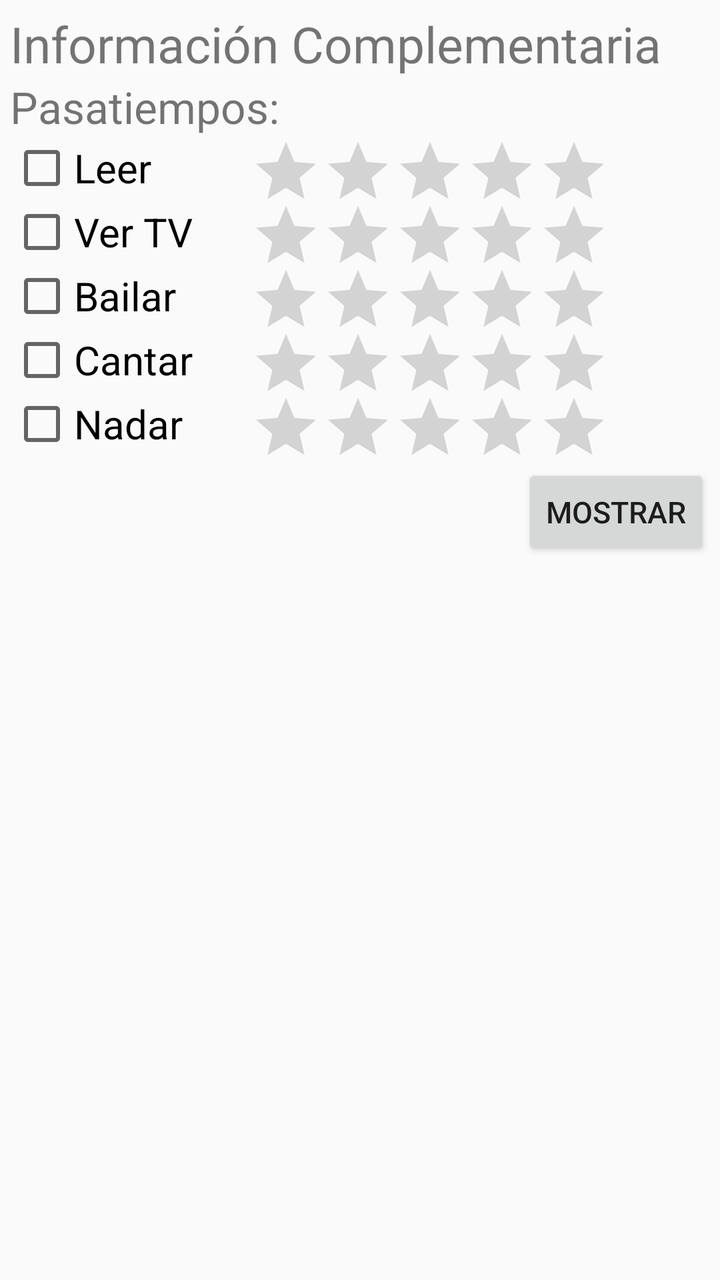
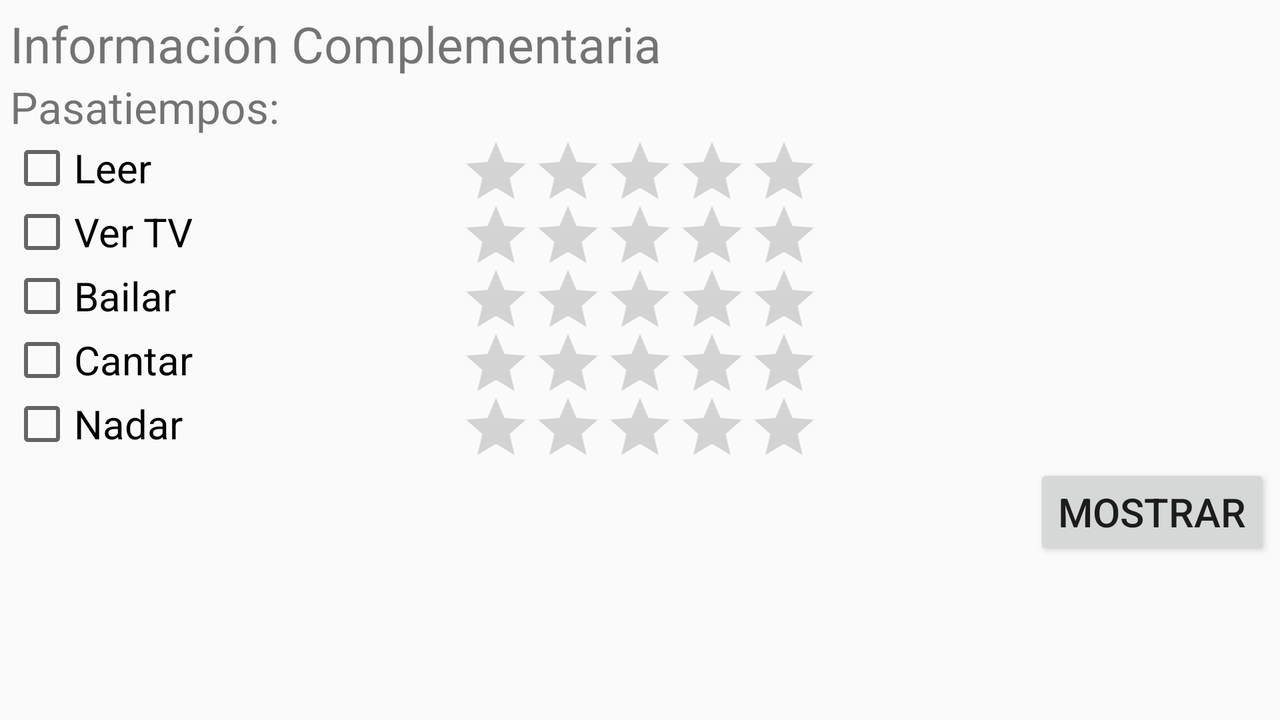

One screen, two layout resources from the same app: the default and the repository's alternative for another configuration. Each is rendered where Android would select it; the XML of both is given below.
<!-- AndroidManifest.xml: application theme AppTheme -->
<!-- res/layout/activity_other_info.xml -->
<?xml version="1.0" encoding="utf-8"?>
<RelativeLayout xmlns:android="http://schemas.android.com/apk/res/android"
    xmlns:tools="http://schemas.android.com/tools"
    android:id="@+id/activity_other_info"
    android:layout_width="match_parent"
    android:layout_height="match_parent"
    android:padding="5dp"
    tools:context="co.edu.udea.compumovil.gr01_20171.lab1.OtherInfo">

    <TextView
        android:id="@+id/informacionComplementaria"
        android:layout_width="match_parent"
        android:layout_height="wrap_content"
        android:text="@string/informacion_complementaria"
        android:textSize="25dp" />

    <TextView
        android:id="@+id/pasatiempos"
        android:layout_width="wrap_content"
        android:layout_height="wrap_content"
        android:layout_below="@id/informacionComplementaria"
        android:text="@string/pasatiempos"
        android:textSize="22dp" />

    <CheckBox
        android:id="@+id/leerCheckBox"
        android:layout_width="120dp"
        android:layout_height="wrap_content"
        android:layout_below="@id/pasatiempos"
        android:text="@string/leer"
        android:textSize="20dp" />

    <CheckBox
        android:id="@+id/verTvCheckBox"
        android:layout_width="120dp"
        android:layout_height="wrap_content"
        android:layout_below="@id/leerCheckBox"
        android:text="@string/ver_tv"
        android:textSize="20dp" />

    <CheckBox
        android:id="@+id/bailarCheckBox"
        android:layout_width="120dp"
        android:layout_height="wrap_content"
        android:layout_below="@id/verTvCheckBox"
        android:text="@string/bailar"
        android:textSize="20dp" />

    <CheckBox
        android:id="@+id/cantarCheckBox"
        android:layout_width="120dp"
        android:layout_height="wrap_content"
        android:layout_below="@id/bailarCheckBox"
        android:text="@string/cantar"
        android:textSize="20dp" />

    <CheckBox
        android:id="@+id/nadarCheckBox"
        android:layout_width="120dp"
        android:layout_height="wrap_content"
        android:layout_below="@id/cantarCheckBox"
        android:text="@string/nadar"
        android:textSize="20dp" />

    <RatingBar
        android:id="@+id/leerRatingBar"
        style="@style/Widget.AppCompat.RatingBar.Indicator"
        android:layout_width="wrap_content"
        android:layout_height="wrap_content"
        android:layout_alignTop="@id/leerCheckBox"
        android:layout_toRightOf="@id/leerCheckBox" />

    <RatingBar
        android:id="@+id/verTvRatingBar"
        style="@style/Widget.AppCompat.RatingBar.Indicator"
        android:layout_width="wrap_content"
        android:layout_height="wrap_content"
        android:layout_alignLeft="@id/leerRatingBar"
        android:layout_alignTop="@id/verTvCheckBox"
        android:layout_toRightOf="@id/verTvCheckBox" />

    <RatingBar
        android:id="@+id/bailarRatingBar"
        style="@style/Widget.AppCompat.RatingBar.Indicator"
        android:layout_width="wrap_content"
        android:layout_height="wrap_content"
        android:layout_alignLeft="@id/verTvRatingBar"
        android:layout_alignTop="@id/bailarCheckBox"
        android:layout_toRightOf="@id/bailarCheckBox" />

    <RatingBar
        android:id="@+id/cantarRatingBar"
        style="@style/Widget.AppCompat.RatingBar.Indicator"
        android:layout_width="wrap_content"
        android:layout_height="wrap_content"
        android:layout_alignLeft="@id/bailarRatingBar"
        android:layout_alignTop="@id/cantarCheckBox"
        android:layout_toRightOf="@id/cantarCheckBox" />

    <RatingBar
        android:id="@+id/nadarRatingBar"
        style="@style/Widget.AppCompat.RatingBar.Indicator"
        android:layout_width="wrap_content"
        android:layout_height="wrap_content"
        android:layout_alignLeft="@id/cantarRatingBar"
        android:layout_alignTop="@id/nadarCheckBox"
        android:layout_toRightOf="@id/nadarCheckBox" />

    <Button
        android:layout_width="wrap_content"
        android:layout_height="wrap_content"
        android:text="Mostrar"
        android:textSize="15dp"
        android:layout_alignParentRight="true"
        android:layout_below="@id/nadarRatingBar"/>


</RelativeLayout>
<!-- resources referenced by this layout -->
<resources>
  <string name="bailar">Bailar</string>
  <string name="cantar">Cantar</string>
  <string name="informacion_complementaria">Información Complementaria</string>
  <string name="leer">Leer</string>
  <string name="nadar">Nadar</string>
  <string name="pasatiempos">Pasatiempos:</string>
  <string name="ver_tv">Ver TV</string>
  <style name="AppTheme" parent="Theme.AppCompat.Light.DarkActionBar">
  
              <item name="colorPrimary">@color/colorPrimary</item>
              <item name="colorPrimaryDark">@color/colorPrimaryDark</item>
              <item name="colorAccent">@color/colorAccent</item>
  
      </style>
  <color name="colorPrimary">#CDDC39</color>
  <color name="colorPrimaryDark">#AFB42B</color>
  <color name="colorAccent">#448AFF</color>
</resources>
<!-- res/layout-land/activity_other_info.xml (the repository's variant of the layout above) -->
<!-- drawn on the phone turned sideways -->
<?xml version="1.0" encoding="utf-8"?>
<RelativeLayout xmlns:android="http://schemas.android.com/apk/res/android"
    xmlns:tools="http://schemas.android.com/tools"
    android:id="@+id/activity_other_info"
    android:layout_width="match_parent"
    android:layout_height="match_parent"
    android:padding="5dp"
    tools:context="co.edu.udea.compumovil.gr01_20171.lab1.OtherInfo">

    <TextView
        android:id="@+id/informacionComplementaria"
        android:layout_width="match_parent"
        android:layout_height="wrap_content"
        android:text="@string/informacion_complementaria"
        android:textSize="25dp" />

    <TextView
        android:id="@+id/pasatiempos"
        android:layout_width="wrap_content"
        android:layout_height="wrap_content"
        android:layout_below="@id/informacionComplementaria"
        android:text="@string/pasatiempos"
        android:textSize="22dp" />

    <CheckBox
        android:id="@+id/leerCheckBox"
        android:layout_width="wrap_content"
        android:layout_height="wrap_content"
        android:layout_below="@id/pasatiempos"
        android:text="@string/leer"
        android:textSize="20dp" />

    <CheckBox
        android:id="@+id/verTvCheckBox"
        android:layout_width="wrap_content"
        android:layout_height="wrap_content"
        android:layout_below="@id/leerCheckBox"
        android:text="@string/ver_tv"
        android:textSize="20dp" />

    <CheckBox
        android:id="@+id/bailarCheckBox"
        android:layout_width="wrap_content"
        android:layout_height="wrap_content"
        android:layout_below="@id/verTvCheckBox"
        android:text="@string/bailar"
        android:textSize="20dp" />

    <CheckBox
        android:id="@+id/cantarCheckBox"
        android:layout_width="wrap_content"
        android:layout_height="wrap_content"
        android:layout_below="@id/bailarCheckBox"
        android:text="@string/cantar"
        android:textSize="20dp" />

    <CheckBox
        android:id="@+id/nadarCheckBox"
        android:layout_width="wrap_content"
        android:layout_height="wrap_content"
        android:layout_below="@id/cantarCheckBox"
        android:text="@string/nadar"
        android:textSize="20dp" />

    <RatingBar
        android:id="@+id/leerRatingBar"
        style="@style/Widget.AppCompat.RatingBar.Indicator"
        android:layout_width="wrap_content"
        android:layout_height="wrap_content"
        android:layout_alignTop="@id/leerCheckBox"
        android:layout_centerHorizontal="true" />

    <RatingBar
        android:id="@+id/verTvRatingBar"
        style="@style/Widget.AppCompat.RatingBar.Indicator"
        android:layout_width="wrap_content"
        android:layout_height="wrap_content"
        android:layout_alignTop="@id/verTvCheckBox"
        android:layout_centerHorizontal="true" />

    <RatingBar
        android:id="@+id/bailarRatingBar"
        style="@style/Widget.AppCompat.RatingBar.Indicator"
        android:layout_width="wrap_content"
        android:layout_height="wrap_content"
        android:layout_alignTop="@id/bailarCheckBox"
        android:layout_centerHorizontal="true" />

    <RatingBar
        android:id="@+id/cantarRatingBar"
        style="@style/Widget.AppCompat.RatingBar.Indicator"
        android:layout_width="wrap_content"
        android:layout_height="wrap_content"
        android:layout_alignTop="@id/cantarCheckBox"
        android:layout_centerHorizontal="true" />

    <RatingBar
        android:id="@+id/nadarRatingBar"
        style="@style/Widget.AppCompat.RatingBar.Indicator"
        android:layout_width="wrap_content"
        android:layout_height="wrap_content"
        android:layout_alignTop="@id/nadarCheckBox"
        android:layout_centerHorizontal="true" />

    <Button
        android:layout_width="wrap_content"
        android:layout_height="wrap_content"
        android:text="Mostrar"
        android:textSize="20dp"
        android:layout_alignParentRight="true"
        android:layout_below="@id/nadarRatingBar"/>


</RelativeLayout>
